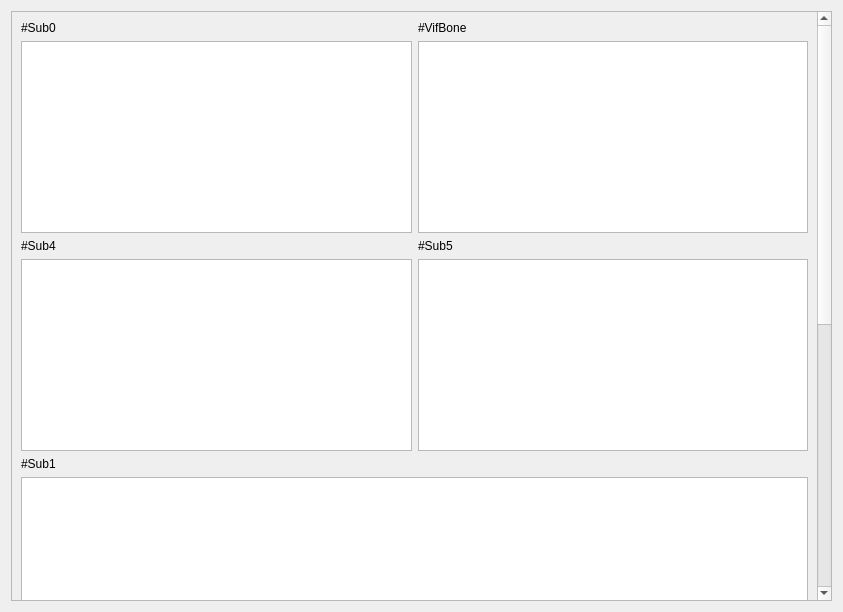
<?xml version="1.0" encoding="UTF-8"?>
<ui version="4.0">
 <class>VIMViewer</class>
 <widget class="QWidget" name="VIMViewer">
  <property name="geometry">
   <rect>
    <x>0</x>
    <y>0</y>
    <width>843</width>
    <height>612</height>
   </rect>
  </property>
  <property name="windowTitle">
   <string>Form</string>
  </property>
  <layout class="QGridLayout" name="gridLayout_2">
   <item row="0" column="0">
    <widget class="QScrollArea" name="scrollArea">
     <property name="widgetResizable">
      <bool>true</bool>
     </property>
     <widget class="QWidget" name="scrollAreaWidgetContents">
      <property name="geometry">
       <rect>
        <x>0</x>
        <y>0</y>
        <width>809</width>
        <height>1104</height>
       </rect>
      </property>
      <layout class="QGridLayout" name="gridLayout_3">
       <item row="0" column="0">
        <layout class="QGridLayout" name="gridLayout">
         <item row="0" column="0">
          <widget class="QLabel" name="sub0Count">
           <property name="text">
            <string>#Sub0</string>
           </property>
          </widget>
         </item>
         <item row="2" column="0">
          <widget class="QLabel" name="sub4Count">
           <property name="text">
            <string>#Sub4</string>
           </property>
          </widget>
         </item>
         <item row="2" column="1">
          <widget class="QLabel" name="sub5Count">
           <property name="text">
            <string>#Sub5</string>
           </property>
          </widget>
         </item>
         <item row="0" column="1">
          <widget class="QLabel" name="vifBoneCount">
           <property name="text">
            <string>#VifBone</string>
           </property>
          </widget>
         </item>
         <item row="1" column="1">
          <widget class="QTableWidget" name="vifBoneList">
           <property name="sizePolicy">
            <sizepolicy hsizetype="Expanding" vsizetype="Fixed">
             <horstretch>0</horstretch>
             <verstretch>0</verstretch>
            </sizepolicy>
           </property>
          </widget>
         </item>
         <item row="3" column="0">
          <widget class="QTableWidget" name="sub4List">
           <property name="sizePolicy">
            <sizepolicy hsizetype="Expanding" vsizetype="Fixed">
             <horstretch>0</horstretch>
             <verstretch>0</verstretch>
            </sizepolicy>
           </property>
          </widget>
         </item>
         <item row="3" column="1">
          <widget class="QTableWidget" name="sub5List">
           <property name="sizePolicy">
            <sizepolicy hsizetype="Expanding" vsizetype="Fixed">
             <horstretch>0</horstretch>
             <verstretch>0</verstretch>
            </sizepolicy>
           </property>
          </widget>
         </item>
         <item row="1" column="0">
          <widget class="QTableWidget" name="sub0List">
           <property name="sizePolicy">
            <sizepolicy hsizetype="Expanding" vsizetype="Fixed">
             <horstretch>0</horstretch>
             <verstretch>0</verstretch>
            </sizepolicy>
           </property>
          </widget>
         </item>
        </layout>
       </item>
       <item row="1" column="0">
        <widget class="QLabel" name="sub1Count">
         <property name="text">
          <string>#Sub1</string>
         </property>
        </widget>
       </item>
       <item row="2" column="0">
        <widget class="QTableWidget" name="sub1List">
         <property name="sizePolicy">
          <sizepolicy hsizetype="Expanding" vsizetype="Fixed">
           <horstretch>0</horstretch>
           <verstretch>0</verstretch>
          </sizepolicy>
         </property>
        </widget>
       </item>
       <item row="3" column="0">
        <widget class="QLabel" name="sub2Count">
         <property name="text">
          <string>#Sub2</string>
         </property>
        </widget>
       </item>
       <item row="5" column="0">
        <widget class="QLabel" name="texCount">
         <property name="text">
          <string>#tex</string>
         </property>
        </widget>
       </item>
       <item row="6" column="0">
        <widget class="QListWidget" name="texList">
         <property name="sizePolicy">
          <sizepolicy hsizetype="Expanding" vsizetype="Fixed">
           <horstretch>0</horstretch>
           <verstretch>0</verstretch>
          </sizepolicy>
         </property>
        </widget>
       </item>
       <item row="4" column="0">
        <widget class="QTableWidget" name="sub2List">
         <property name="sizePolicy">
          <sizepolicy hsizetype="Expanding" vsizetype="Fixed">
           <horstretch>0</horstretch>
           <verstretch>0</verstretch>
          </sizepolicy>
         </property>
        </widget>
       </item>
      </layout>
     </widget>
    </widget>
   </item>
  </layout>
 </widget>
 <resources/>
 <connections/>
</ui>
